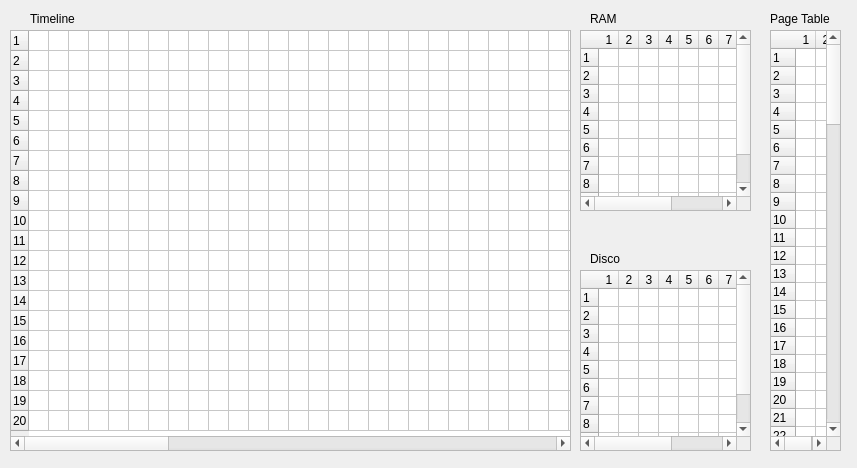
<?xml version="1.0" encoding="UTF-8"?>
<ui version="4.0">
 <class>SimulationDialog</class>
 <widget class="QDialog" name="SimulationDialog">
  <property name="geometry">
   <rect>
    <x>0</x>
    <y>0</y>
    <width>857</width>
    <height>468</height>
   </rect>
  </property>
  <property name="windowTitle">
   <string>Dialog</string>
  </property>
  <widget class="QTableWidget" name="procTable">
   <property name="geometry">
    <rect>
     <x>10</x>
     <y>30</y>
     <width>561</width>
     <height>421</height>
    </rect>
   </property>
   <property name="lineWidth">
    <number>1</number>
   </property>
   <property name="showGrid">
    <bool>true</bool>
   </property>
   <property name="gridStyle">
    <enum>Qt::SolidLine</enum>
   </property>
   <property name="rowCount">
    <number>20</number>
   </property>
   <property name="columnCount">
    <number>100</number>
   </property>
   <attribute name="horizontalHeaderVisible">
    <bool>false</bool>
   </attribute>
   <attribute name="horizontalHeaderCascadingSectionResizes">
    <bool>false</bool>
   </attribute>
   <attribute name="horizontalHeaderDefaultSectionSize">
    <number>6</number>
   </attribute>
   <attribute name="horizontalHeaderMinimumSectionSize">
    <number>20</number>
   </attribute>
   <attribute name="verticalHeaderCascadingSectionResizes">
    <bool>true</bool>
   </attribute>
   <attribute name="verticalHeaderDefaultSectionSize">
    <number>20</number>
   </attribute>
   <row/>
   <row/>
   <row/>
   <row/>
   <row/>
   <row/>
   <row/>
   <row/>
   <row/>
   <row/>
   <row/>
   <row/>
   <row/>
   <row/>
   <row/>
   <row/>
   <row/>
   <row/>
   <row/>
   <row/>
   <column/>
   <column/>
   <column/>
   <column/>
   <column/>
   <column/>
   <column/>
   <column/>
   <column/>
   <column/>
   <column/>
   <column/>
   <column/>
   <column/>
   <column/>
   <column/>
   <column/>
   <column/>
   <column/>
   <column/>
   <column/>
   <column/>
   <column/>
   <column/>
   <column/>
   <column/>
   <column/>
   <column/>
   <column/>
   <column/>
   <column/>
   <column/>
   <column/>
   <column/>
   <column/>
   <column/>
   <column/>
   <column/>
   <column/>
   <column/>
   <column/>
   <column/>
   <column/>
   <column/>
   <column/>
   <column/>
   <column/>
   <column/>
   <column/>
   <column/>
   <column/>
   <column/>
   <column/>
   <column/>
   <column/>
   <column/>
   <column/>
   <column/>
   <column/>
   <column/>
   <column/>
   <column/>
   <column/>
   <column/>
   <column/>
   <column/>
   <column/>
   <column/>
   <column/>
   <column/>
   <column/>
   <column/>
   <column/>
   <column/>
   <column/>
   <column/>
   <column/>
   <column/>
   <column/>
   <column/>
   <column/>
   <column/>
   <column/>
   <column/>
   <column/>
   <column/>
   <column/>
   <column/>
   <column/>
   <column/>
   <column/>
   <column/>
   <column/>
   <column/>
   <column/>
   <column/>
   <column/>
   <column/>
   <column/>
   <column/>
  </widget>
  <widget class="QTableWidget" name="ramTable">
   <property name="geometry">
    <rect>
     <x>580</x>
     <y>30</y>
     <width>171</width>
     <height>181</height>
    </rect>
   </property>
   <property name="autoScroll">
    <bool>true</bool>
   </property>
   <property name="showGrid">
    <bool>true</bool>
   </property>
   <property name="gridStyle">
    <enum>Qt::SolidLine</enum>
   </property>
   <property name="cornerButtonEnabled">
    <bool>true</bool>
   </property>
   <property name="rowCount">
    <number>10</number>
   </property>
   <property name="columnCount">
    <number>10</number>
   </property>
   <attribute name="horizontalHeaderDefaultSectionSize">
    <number>15</number>
   </attribute>
   <attribute name="horizontalHeaderMinimumSectionSize">
    <number>20</number>
   </attribute>
   <attribute name="verticalHeaderDefaultSectionSize">
    <number>15</number>
   </attribute>
   <row/>
   <row/>
   <row/>
   <row/>
   <row/>
   <row/>
   <row/>
   <row/>
   <row/>
   <row/>
   <column/>
   <column/>
   <column/>
   <column/>
   <column/>
   <column/>
   <column/>
   <column/>
   <column/>
   <column/>
  </widget>
  <widget class="QTableWidget" name="ramTable_2">
   <property name="geometry">
    <rect>
     <x>580</x>
     <y>270</y>
     <width>171</width>
     <height>181</height>
    </rect>
   </property>
   <property name="autoScroll">
    <bool>true</bool>
   </property>
   <property name="showGrid">
    <bool>true</bool>
   </property>
   <property name="gridStyle">
    <enum>Qt::SolidLine</enum>
   </property>
   <property name="cornerButtonEnabled">
    <bool>true</bool>
   </property>
   <property name="rowCount">
    <number>10</number>
   </property>
   <property name="columnCount">
    <number>10</number>
   </property>
   <attribute name="horizontalHeaderDefaultSectionSize">
    <number>15</number>
   </attribute>
   <attribute name="horizontalHeaderMinimumSectionSize">
    <number>20</number>
   </attribute>
   <attribute name="verticalHeaderDefaultSectionSize">
    <number>15</number>
   </attribute>
   <row/>
   <row/>
   <row/>
   <row/>
   <row/>
   <row/>
   <row/>
   <row/>
   <row/>
   <row/>
   <column/>
   <column/>
   <column/>
   <column/>
   <column/>
   <column/>
   <column/>
   <column/>
   <column/>
   <column/>
  </widget>
  <widget class="QLabel" name="label">
   <property name="geometry">
    <rect>
     <x>590</x>
     <y>250</y>
     <width>54</width>
     <height>17</height>
    </rect>
   </property>
   <property name="text">
    <string>Disco</string>
   </property>
  </widget>
  <widget class="QLabel" name="label_2">
   <property name="geometry">
    <rect>
     <x>590</x>
     <y>10</y>
     <width>54</width>
     <height>17</height>
    </rect>
   </property>
   <property name="text">
    <string>RAM</string>
   </property>
  </widget>
  <widget class="QLabel" name="label_3">
   <property name="geometry">
    <rect>
     <x>30</x>
     <y>10</y>
     <width>54</width>
     <height>17</height>
    </rect>
   </property>
   <property name="text">
    <string>Timeline</string>
   </property>
  </widget>
  <widget class="QTableWidget" name="tableWidget">
   <property name="geometry">
    <rect>
     <x>770</x>
     <y>30</y>
     <width>71</width>
     <height>421</height>
    </rect>
   </property>
   <property name="rowCount">
    <number>100</number>
   </property>
   <property name="columnCount">
    <number>2</number>
   </property>
   <attribute name="horizontalHeaderDefaultSectionSize">
    <number>15</number>
   </attribute>
   <attribute name="verticalHeaderDefaultSectionSize">
    <number>15</number>
   </attribute>
   <row/>
   <row/>
   <row/>
   <row/>
   <row/>
   <row/>
   <row/>
   <row/>
   <row/>
   <row/>
   <row/>
   <row/>
   <row/>
   <row/>
   <row/>
   <row/>
   <row/>
   <row/>
   <row/>
   <row/>
   <row/>
   <row/>
   <row/>
   <row/>
   <row/>
   <row/>
   <row/>
   <row/>
   <row/>
   <row/>
   <row/>
   <row/>
   <row/>
   <row/>
   <row/>
   <row/>
   <row/>
   <row/>
   <row/>
   <row/>
   <row/>
   <row/>
   <row/>
   <row/>
   <row/>
   <row/>
   <row/>
   <row/>
   <row/>
   <row/>
   <row/>
   <row/>
   <row/>
   <row/>
   <row/>
   <row/>
   <row/>
   <row/>
   <row/>
   <row/>
   <row/>
   <row/>
   <row/>
   <row/>
   <row/>
   <row/>
   <row/>
   <row/>
   <row/>
   <row/>
   <row/>
   <row/>
   <row/>
   <row/>
   <row/>
   <row/>
   <row/>
   <row/>
   <row/>
   <row/>
   <row/>
   <row/>
   <row/>
   <row/>
   <row/>
   <row/>
   <row/>
   <row/>
   <row/>
   <row/>
   <row/>
   <row/>
   <row/>
   <row/>
   <row/>
   <row/>
   <row/>
   <row/>
   <row/>
   <row/>
   <column/>
   <column/>
  </widget>
  <widget class="QLabel" name="label_4">
   <property name="geometry">
    <rect>
     <x>770</x>
     <y>10</y>
     <width>71</width>
     <height>17</height>
    </rect>
   </property>
   <property name="text">
    <string>Page Table</string>
   </property>
  </widget>
 </widget>
 <resources/>
 <connections/>
</ui>
